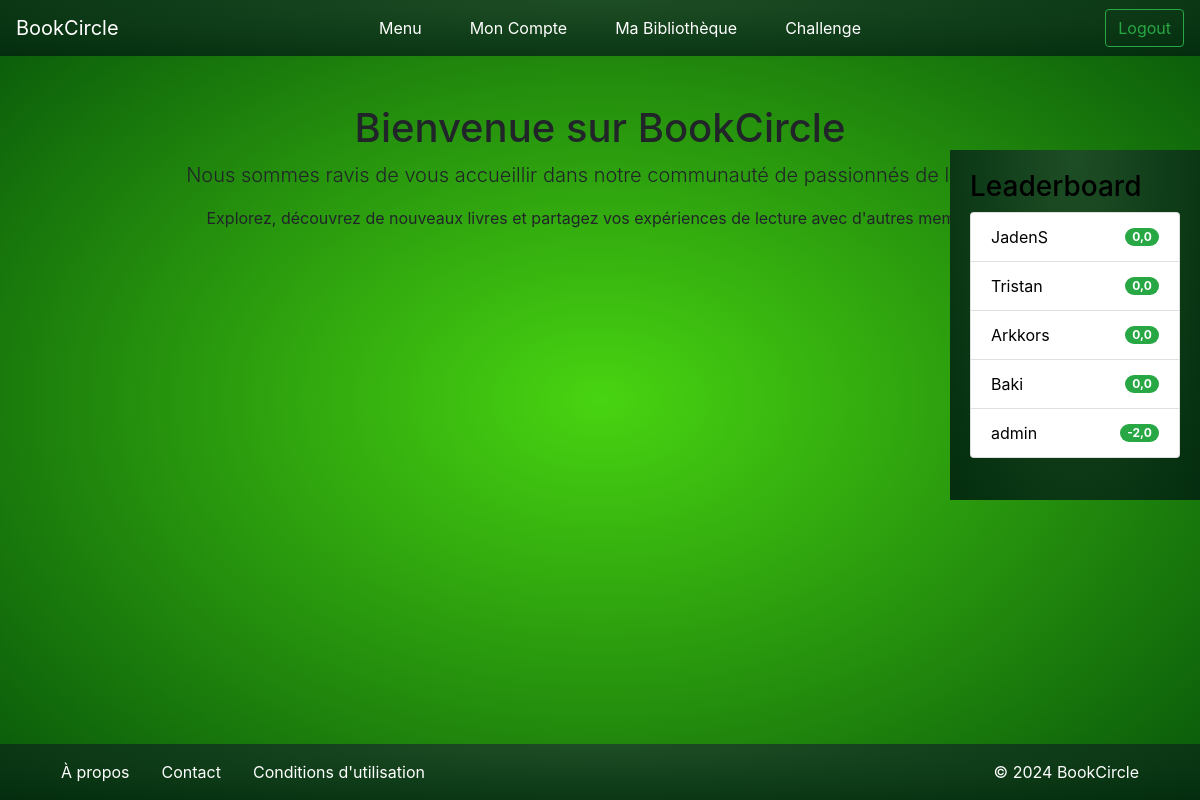
Before: / (signed in) with the older database file.
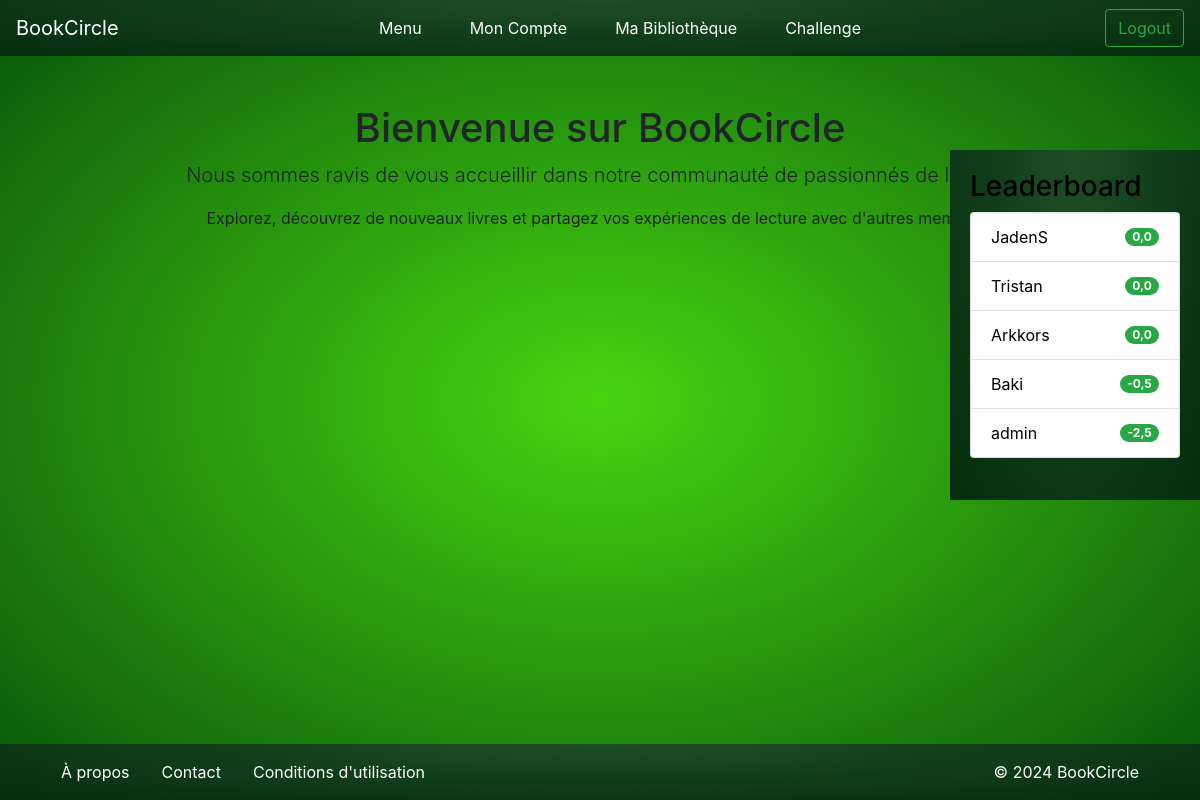
After: the same page with the newer database file.
### bookc/models.py (models this page shows, shortened)
class UserProfile(models.Model):
    user = models.OneToOneField(User, on_delete=models.CASCADE)
    bio = models.TextField(blank=True, null=True)
    profile_picture = models.ImageField(upload_to='profiles/', blank=True, null=True)
    date_of_birth = models.DateField(blank=True, null=True)
    score = models.FloatField(default=0)  # Nouveau champ score avec valeur par défaut 0

### bookc/views.py (the view)
# urls.py: 2. Add a URL to urlpatterns:  path('', views.home, name='home')
@login_required
def home(request):
   return render(request, "home.html")

### bookc/context_processors.py (called while the page is built)
def leaderboard(request):
    top_users = UserProfile.objects.select_related('user').order_by('-score')[:5]  # Limite à 10 pour éviter de surcharger l'affichage
    return {
        'leaderboard_users': top_users
    }

### templates/home.html (shortened to what this page needs)
{% extends "base.html" %}
{% block content %}
    <div class="container mt-5 text-center">
        <h1>Bienvenue sur BookCircle</h1>
        <p class="lead">Nous sommes ravis de vous accueillir dans notre communauté de passionnés de lecture.</p>
        <p>Explorez, découvrez de nouveaux livres et partagez vos expériences de lecture avec d'autres membres.</p>
    </div>
{% endblock %}

### templates/components/sidebar.html
<div class="sidebar">
    <h3>Leaderboard</h3>
    <ul class="list-group">
        {% for profile in leaderboard_users %}
            <li class="list-group-item d-flex justify-content-between align-items-center">
                {{ profile.user.username }}
                <span class="badge badge-success badge-pill">{{ profile.score }}</span>
            </li>
        {% empty %}
            <li class="list-group-item">Aucun utilisateur trouvé.</li>
        {% endfor %}
    </ul>
</div>

Changed rows visible on the page:
changed UserProfile "Baki": score "0,0" → "-0,5"
changed UserProfile "admin": score "-2,0" → "-2,5"
